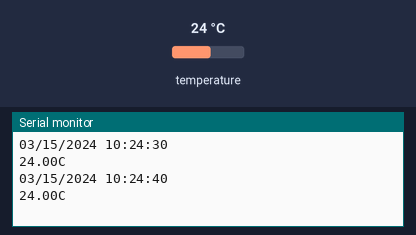
Bench run of a sketch on a simulated Arduino Uno, built with avr-gcc and run on an emulated ATmega328P. Shown: the last lines printed to the serial monitor. Inputs (shaded band) come from the test bench; at power-on: temperature 24 °C. The local clock reads 2024-03-15 10:24:30 at power-on unless the sketch sets it.

Above: at 10.8 s.
10.9 s: temperature set to 12 °C
At 20.7 s:
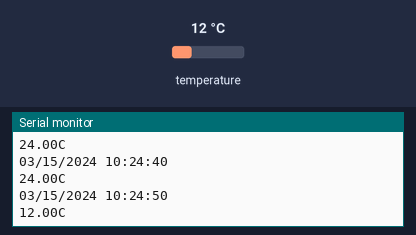
20.9 s: temperature set to 19 °C
At 31.3 s:
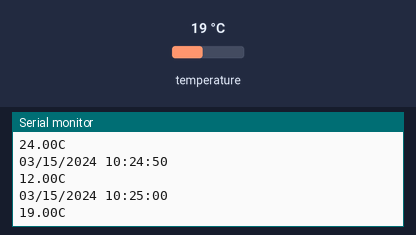
Timing chart, 0 to 32.8 s (numbered marks = the images above; inputs shaded):
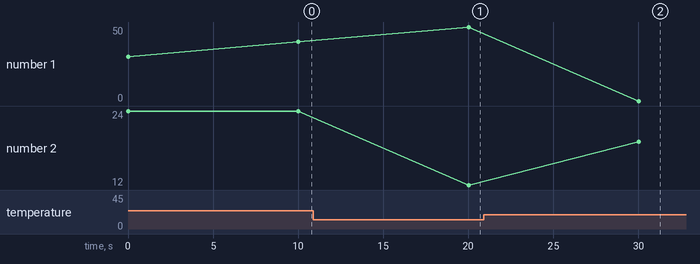

The sketch:

09-010_Time_and_date_with_the_DS3231_RTC.ino
```cpp
#include <Wire.h>
#include <RtcDS3231.h>
RtcDS3231<TwoWire> Rtc(Wire);


void setup ()
{
  Serial.begin(115200);

  Serial.print("compiled: ");
  Serial.print(__DATE__);
  Serial.println(__TIME__);

  Rtc.Begin();

  RtcDateTime compiled = RtcDateTime(__DATE__, __TIME__);
  Serial.print("Compiled: ");
  printDateTime(compiled);
  Serial.println();

  if (!Rtc.IsDateTimeValid())
  {
    if (Rtc.LastError() != 0)
    {
      Serial.print("RTC communications error = ");
      Serial.println(Rtc.LastError());
    }
    else
    {
      Serial.println("RTC lost confidence in the DateTime!");

      Rtc.SetDateTime(compiled);
    }
  }

  if (!Rtc.GetIsRunning())
  {
    Serial.println("RTC was not actively running, starting now");
    Rtc.SetIsRunning(true);
  }

  RtcDateTime now = Rtc.GetDateTime();
  if (now < compiled)
  {
    Serial.println("RTC is older than compile time!  (Updating DateTime)");
    Rtc.SetDateTime(compiled);
  }
  else if (now > compiled)
  {
    Serial.println("RTC is newer than compile time. (this is expected)");
  }
  else if (now == compiled)
  {
    Serial.println("RTC is the same as compile time! (not expected but all is fine)");
  }
  Rtc.Enable32kHzPin(false);
  Rtc.SetSquareWavePin(DS3231SquareWavePin_ModeNone);
}

void loop ()
{
  RtcDateTime now = Rtc.GetDateTime();
  printDateTime(now);
  Serial.println();

  RtcTemperature temp = Rtc.GetTemperature();
  temp.Print(Serial);
  Serial.println("C");

  delay(10000);
}

#define countof(a) (sizeof(a) / sizeof(a[0]))

void printDateTime(const RtcDateTime& dt)
{
  char datestring[20];

  snprintf_P(datestring,
             countof(datestring),
             PSTR("%02u/%02u/%04u %02u:%02u:%02u"),
             dt.Month(),
             dt.Day(),
             dt.Year(),
             dt.Hour(),
             dt.Minute(),
             dt.Second() );
  Serial.print(datestring);
}
```

Measured:
- after the input at 10.9 s, the serial monitor: prints a new line after 9.1 s (image 1)
- after the input at 20.9 s, the serial monitor: prints a new line after 9.1 s (image 2)
- plotted number 2: 24 → 12 after the input at 10.9 s, 12 → 19 after the input at 20.9 s
